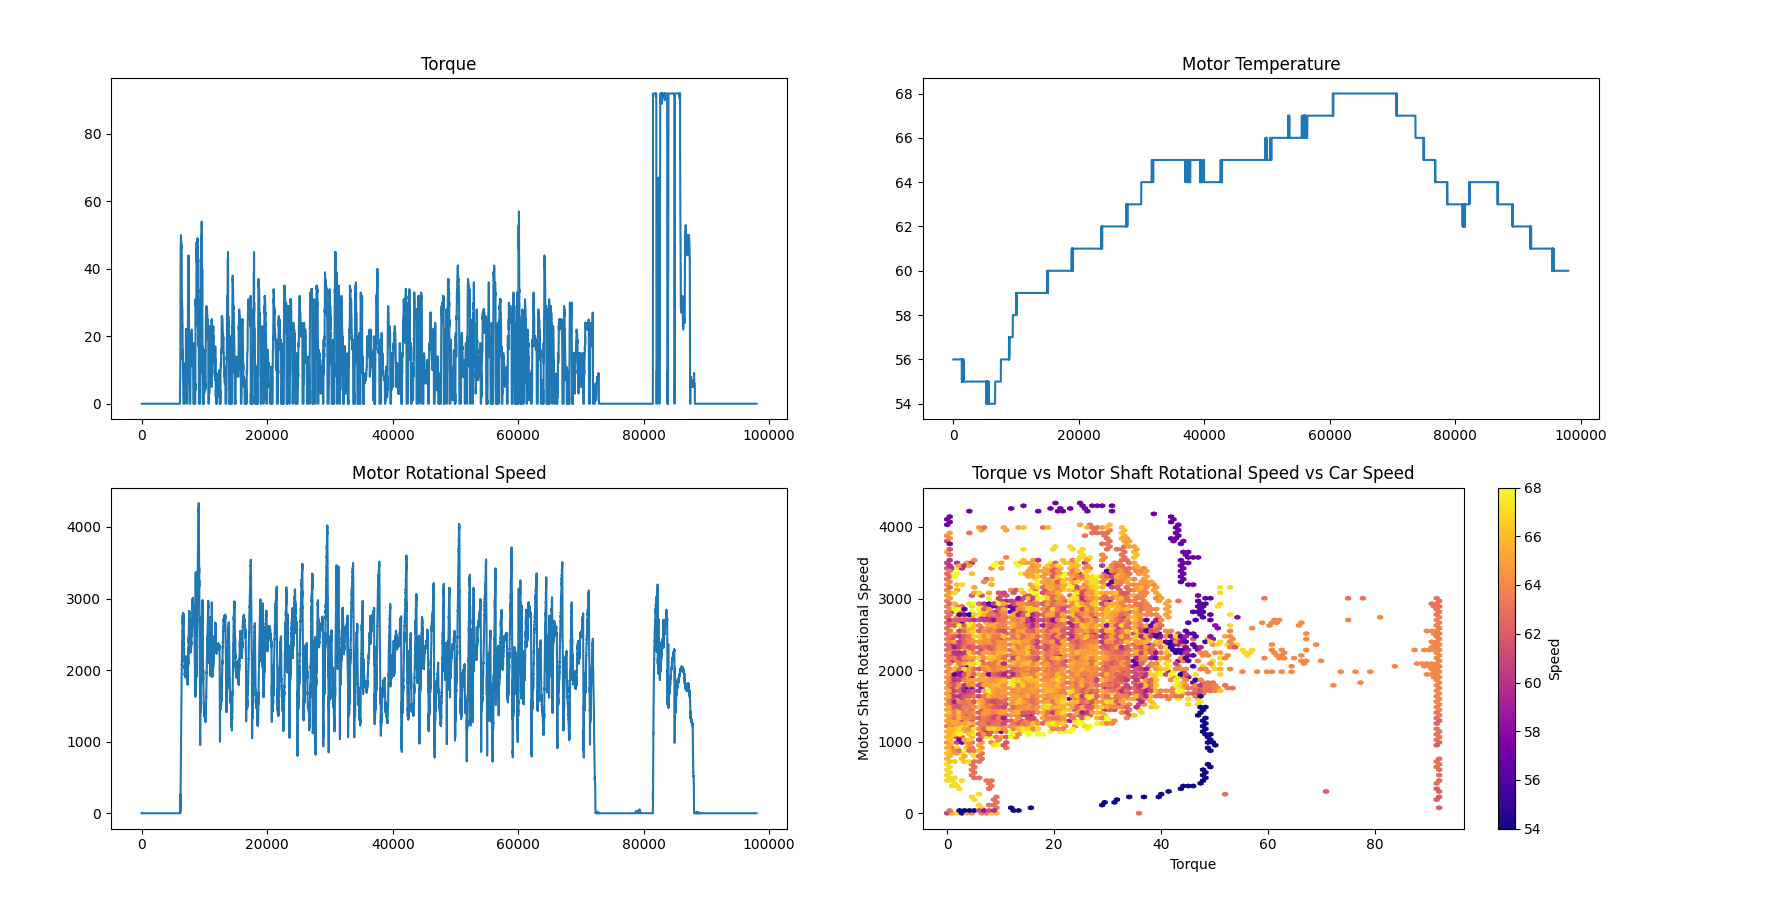

The Python source for this figure:
import matplotlib.pyplot as plt
import polars as pl

df = pl.read_parquet("Data/08102025Endurance1_SecondHalf.parquet")

torque = df["SME_TRQSPD_Torque"]
motor_rotational_speed = df["SME_TRQSPD_Speed"]
motor_temp = df["SME_TEMP_MotorTemperature"]

print(df.columns)

fig = plt.figure()

ax1 = fig.add_subplot(221)
ax1.plot(torque)
ax1.set_title("Torque")

ax2 = fig.add_subplot(222)
ax2.plot(motor_temp)
ax2.set_title("Motor Temperature")

ax3 = fig.add_subplot(223)
ax3.plot(motor_rotational_speed)
ax3.set_title("Motor Rotational Speed")

ax4 = fig.add_subplot(224)
sc4 = ax4.hexbin(torque, motor_rotational_speed, C=motor_temp, cmap='plasma')
ax4.set_title("Torque vs Motor Shaft Rotational Speed vs Car Speed")
ax4.set_xlabel("Torque")
ax4.set_ylabel("Motor Shaft Rotational Speed")
cbar = fig.colorbar(sc4)
cbar.set_label("Speed")

plt.show()
